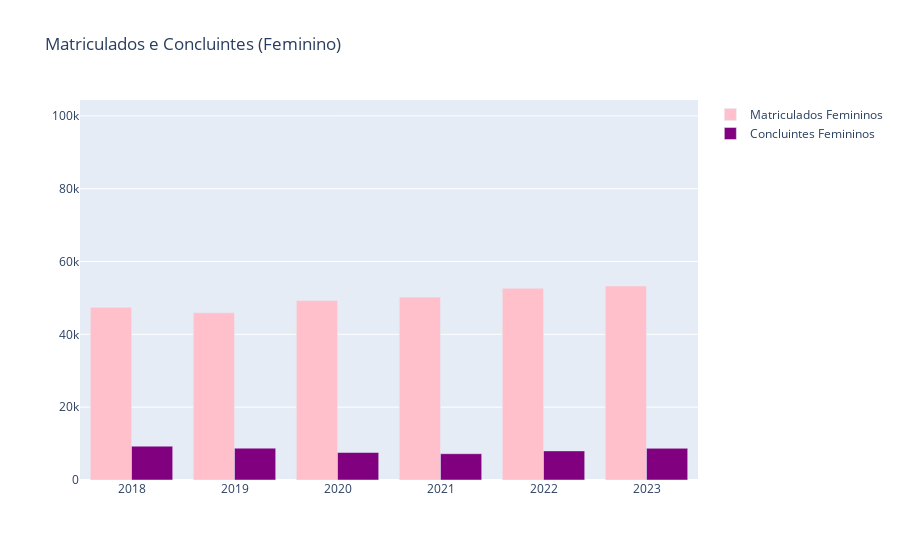

Write notebook code for a chart like this one.
### Markdown cell above
A análise dos dados evidencia uma diferença significativa entre o número de homens matriculados e homens concluintes nos cursos de graduação ao longo dos anos. Entre 2018 e 2023, a quantidade de matriculados manteve-se relativamente estável, com pequenos aumentos anuais, enquanto o número de concluintes variou, apresentando uma queda acentuada em 2020 e 2021, seguida por um leve crescimento até 2023.

Esse comportamento sugere possíveis dificuldades enfrentadas pelos alunos no decorrer do curso, como evasão, trancamento de matrícula ou dificuldades acadêmicas, impedindo a conclusão dentro do período esperado. Além disso, a quantidade relativamente baixa de concluintes em comparação aos matriculados pode indicar desafios estruturais na retenção dos estudantes, demandando investigações mais aprofundadas sobre os fatores que afetam essa trajetória acadêmica.
📊 A evolução dos dados sugere que, embora haja um crescimento contínuo no número de ingressantes, a conclusão do curso ainda representa um desafio para muitos alunos, o que pode estar ligado a fatores como condições financeiras, qualidade da oferta educacional, suporte acadêmico e motivação ao longo dos anos.
Se quiser, posso te ajudar a explorar hipóteses específicas sobre essa tendência! 😃

### Code cell
colunas_fem = ["QT_MAT_FEM", "QT_CONC_FEM"]
dados_fem = dados_censo_padronizado.groupby("NU_ANO_CENSO")[colunas_fem].sum()

fig_fem = go.Figure()
fig_fem.add_trace(go.Bar(
    x=dados_fem.index,
    y=dados_fem["QT_MAT_FEM"],
    name="Matriculados Femininos",
    marker_color="pink"
))
fig_fem.add_trace(go.Bar(
    x=dados_fem.index,
    y=dados_fem["QT_CONC_FEM"],
    name="Concluintes Femininos",
    marker_color="purple"
))

fig_fem.update_layout(
    title="Matriculados e Concluintes (Feminino)",
    barmode="group",
    yaxis_range=[0, maior_valor_y * 1.1]
)

fig_fem.show()

### Figure 1 — Plotly figure (JSON) as saved in the notebook; plotly's stock layout.template omitted (floating-point values rounded to 4 significant figures)
{"data": [{"marker": {"color": "pink"}, "name": "Matriculados Femininos", "type": "bar", "x": ["2018", "2019", "2020", "2021", "2022", "2023"], "y": [47470.0, 45920.0, 49280.0, 50240.0, 52660.0, 53250.0]}, {"marker": {"color": "purple"}, "name": "Concluintes Femininos", "type": "bar", "x": ["2018", "2019", "2020", "2021", "2022", "2023"], "y": [9290.0, 8746.0, 7551.0, 7226.0, 7993.0, 8697.0]}], "layout": {"barmode": "group", "title": {"text": "Matriculados e Concluintes (Feminino)"}, "yaxis": {"range": [0, 104400.0]}}}
